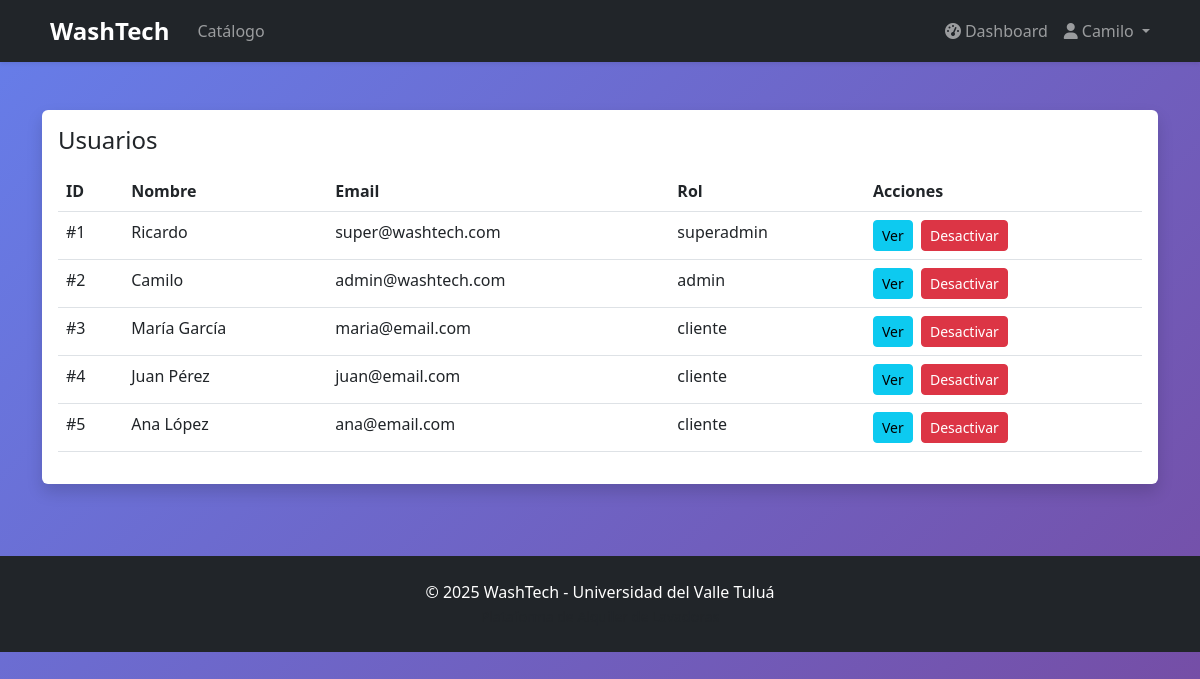
Page /admin/usuarios (signed in) on the earlier database version.
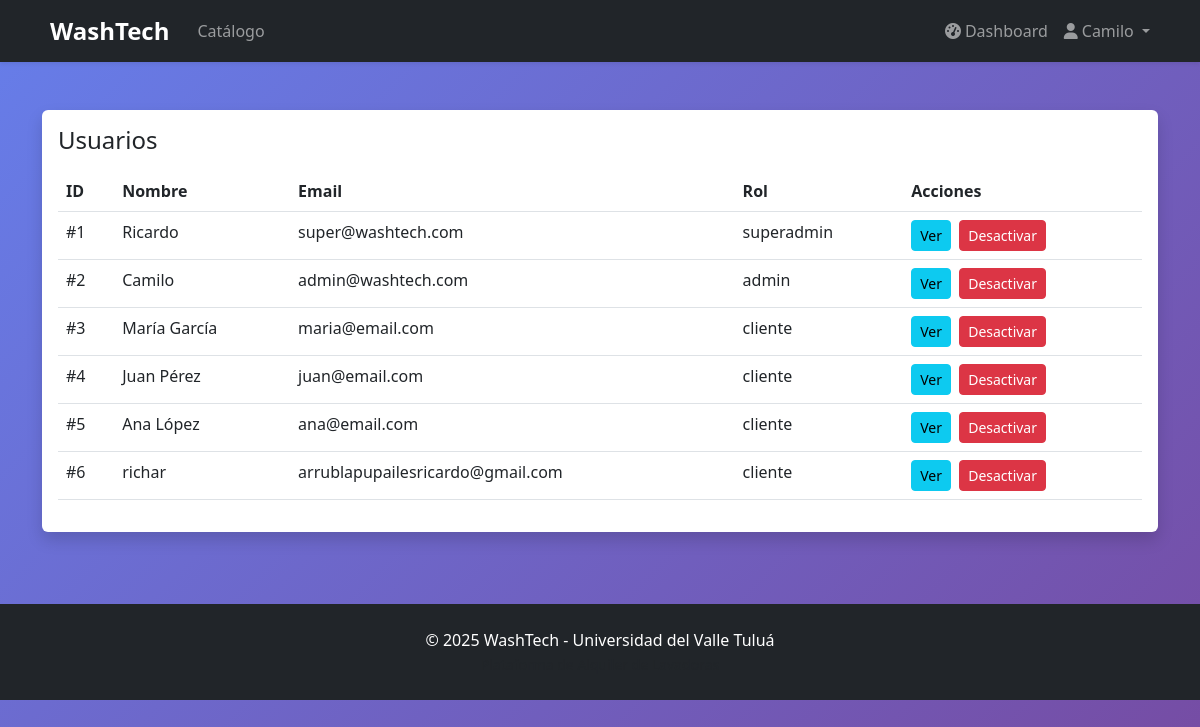
Same page on the later database version.
### models/user.py (models this page shows, shortened)
class User(UserMixin, db.Model):
    __tablename__ = 'users'
    id = db.Column(db.Integer, primary_key=True)
    name = db.Column(db.String(100), nullable=False)
    email = db.Column(db.String(100), unique=True, nullable=False)
    password_hash = db.Column(db.String(200), nullable=False)
    phone = db.Column(db.String(20))
    address = db.Column(db.Text)
    role = db.Column(db.String(20), default='cliente')  # cliente, admin, superadmin
    is_active = db.Column(db.Boolean, default=True)
    registration_date = db.Column(db.DateTime, default=db.func.now())
    reservations = db.relationship('Reservation', backref='user', lazy=True)

### controllers/admin_controller.py (the view)
@admin_bp.route('/usuarios')
@login_required
@admin_required
def list_users():
    users = User.query.filter_by(is_active=True).all()
    return render_template('admin/users/list.html', users=users)

### controllers/admin_controller.py (called while the page is built)
def admin_required(f):
    @wraps(f)
    def decorated_function(*args, **kwargs):
        if not current_user.is_authenticated or current_user.role not in ['admin', 'superadmin']:
            flash('Acceso denegado. Se requieren permisos de administrador.', 'error')
            return redirect(url_for('dashboard.index'))
        return f(*args, **kwargs)
    return decorated_function

### templates/admin/users/list.html (shortened to what this page needs)
{% extends "base.html" %}
{% block content %}
<div class="container py-4">
    <div class="row">
        <div class="col-12">
            <div class="card border-0 shadow">
                <div class="card-body">
                    <h4>Usuarios</h4>
                    <table class="table table-hover mt-3">
                        <thead>
                            <tr>
                                <th>ID</th>
                                <th>Nombre</th>
                                <th>Email</th>
                                <th>Rol</th>
                                <th>Acciones</th>
                            </tr>
                        </thead>
                        <tbody>
                            {% for u in users %}
                            <tr>
                                <td>#{{ u.id }}</td>
                                <td>{{ u.name }}</td>
                                <td>{{ u.email }}</td>
                                <td>{{ u.role }}</td>
                                <td>
                                    <a href="{{ url_for('admin.view_user', id=u.id) }}" class="btn btn-sm btn-info me-1">Ver</a>
                                    <form action="{{ url_for('admin.deactivate_user', id=u.id) }}" method="POST" style="display:inline">
                                        <button class="btn btn-sm btn-danger">Desactivar</button>
                                    </form>
                                </td>
                            </tr>
                            {% else %}
                            <tr><td colspan="5">No hay usuarios</td></tr>
                            {% endfor %}
                        </tbody>
                    </table>
                </div>
            </div>
        </div>
    </div>
</div>
{% endblock %}

### templates/base.html (shortened to what this page needs)
<!DOCTYPE html>
<html lang="es">
<head>
    <link href="https://cdn.jsdelivr.net/npm/bootstrap@5.3.0/dist/css/bootstrap.min.css" rel="stylesheet">
    <link rel="stylesheet" href="https://cdnjs.cloudflare.com/ajax/libs/font-awesome/6.4.0/css/all.min.css">
</head>
<body>
    <nav class="navbar navbar-expand-lg navbar-dark bg-dark shadow-sm">
        <div class="container">
            <a class="navbar-brand" href="{{ url_for('index') }}">
                WashTech
            </a>
            <div class="collapse navbar-collapse" id="navbarNav">
                <ul class="navbar-nav me-auto">
                    <li class="nav-item">
                        <a class="nav-link" href="{{ url_for('catalog.index') }}">
                            Catálogo
                        </a>
                    </li>
                </ul>
                <ul class="navbar-nav ms-auto">
                    {% if current_user.is_authenticated %}
                            <li class="nav-item">
                                <a class="nav-link" href="{{ url_for('dashboard.index') }}">
                                    <i class="fas fa-tachometer-alt me-1"></i>Dashboard
                                </a>
                            </li>
                            <li class="nav-item dropdown">
                                <a class="nav-link dropdown-toggle" href="#" id="userDropdown" role="button" data-bs-toggle="dropdown">
                                    <i class="fas fa-user me-1"></i>{{ current_user.name }}
                                </a>
                            </li>
                        {% endif %}
                </ul>
            </div>
        </div>
    </nav>
    <main>
        {% block content %}{% endblock %}
    </main>
    <footer class="bg-dark text-white py-4 mt-5">
        <div class="container text-center">
            <p class="mb-0">&copy; 2025 WashTech - Universidad del Valle Tuluá</p>
            <small class="text-muted">Plataforma de Alquiler de Lavadoras</small>
        </div>
    </footer>
</body>
</html>

Differences in the rows shown:
added User: id "6", name "richar", email "arrublapupailesricardo@gmail.com", role "cliente"
